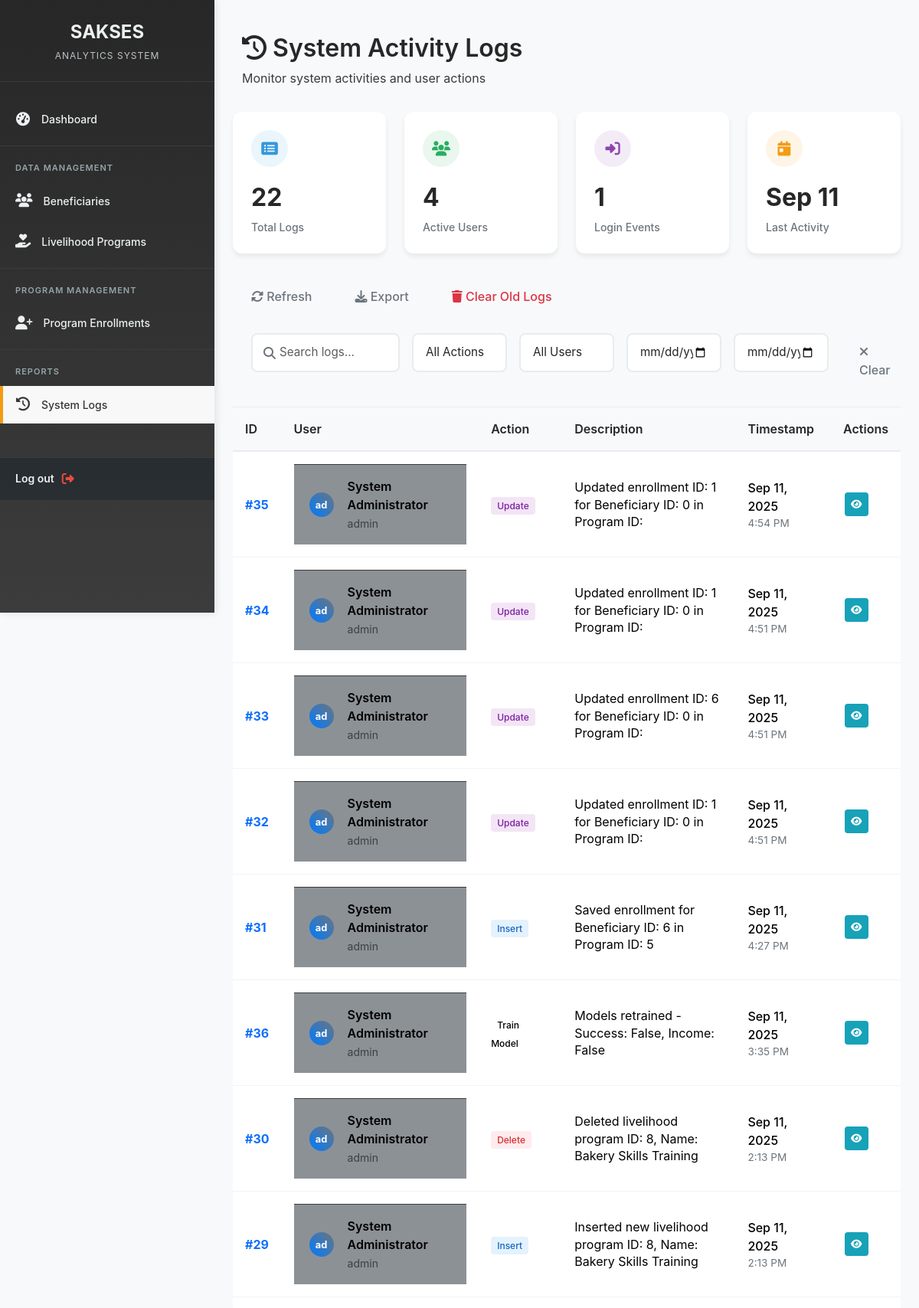
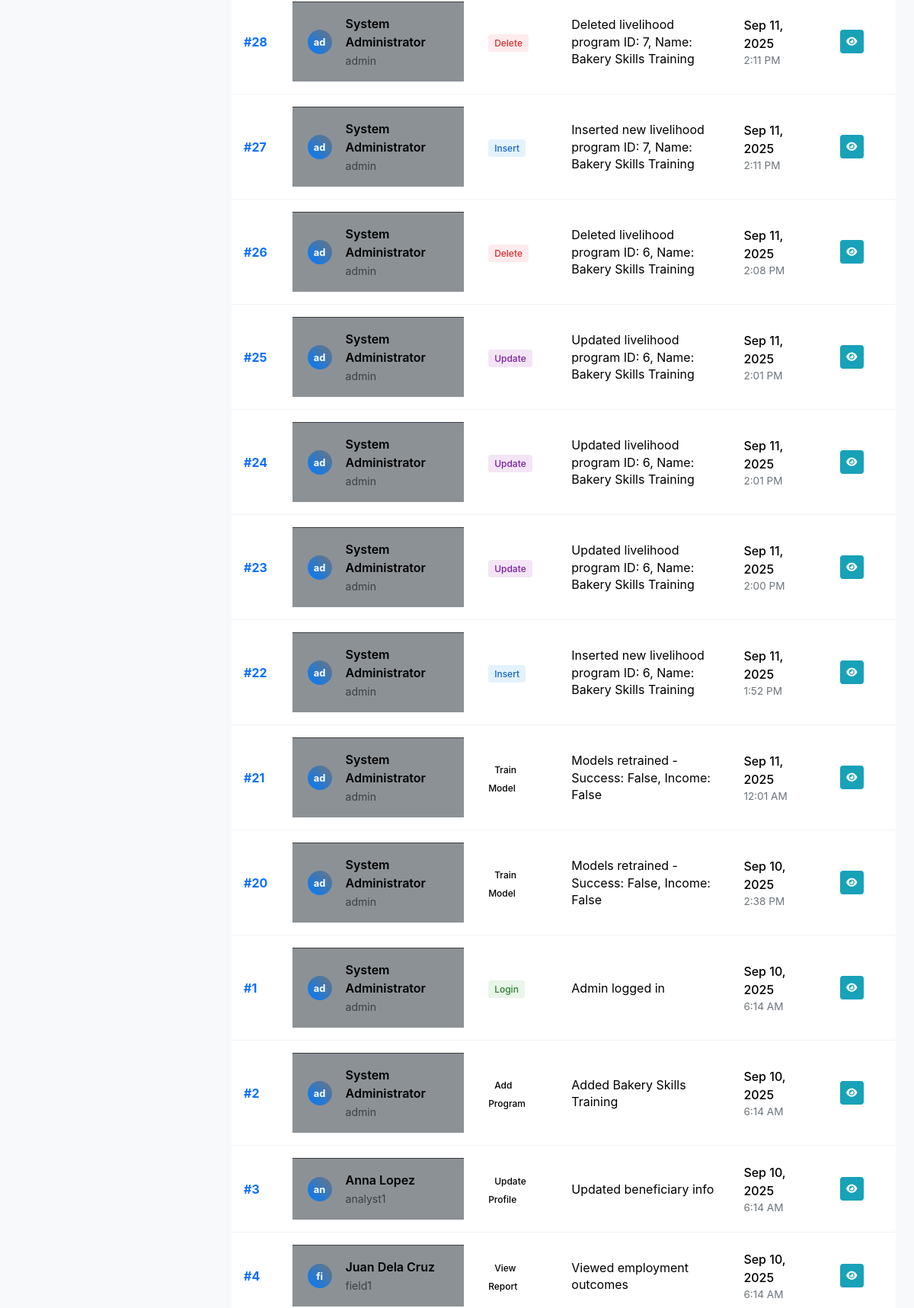
The page /components/systemlogs.php (upper part) on the database its author committed (2 pictures, top to bottom).
### tables this page shows
CREATE TABLE `system_logs` (
  `id` int(11) NOT NULL,
  `user_id` int(11) DEFAULT NULL,
  `action` varchar(100) NOT NULL,
  `description` text DEFAULT NULL,
  `created_at` timestamp NOT NULL DEFAULT current_timestamp()
);

### components/systemlogs.php (the view, shortened to what this page needs)
<!DOCTYPE html>
<html lang="en">
<?php
include "../backend/config.php";
$sql = "SELECT
    sl.id,
    sl.user_id,
    sl.action,
    sl.description,
    sl.created_at,
    CASE
        WHEN u.username IS NOT NULL THEN u.username
        ELSE 'System'
    END as username,
    CASE
        WHEN u.first_name IS NOT NULL AND u.last_name IS NOT NULL
        THEN CONCAT(u.first_name, ' ', u.last_name)
        ELSE 'System User'
    END as full_name,
    u.role
FROM system_logs sl
LEFT JOIN users u ON sl.user_id = u.id
ORDER BY sl.created_at DESC";
$result = $conn->query($sql);
$logs = $result->fetch_all(MYSQLI_ASSOC);
$stats_sql = "SELECT
    COUNT(*) as total_logs,
    COUNT(CASE WHEN sl.action = 'login' THEN 1 END) as login_count,
    COUNT(CASE WHEN sl.action LIKE '%Insert%' OR sl.action LIKE '%add%' THEN 1 END) as create_count,
    COUNT(CASE WHEN sl.action LIKE '%Update%' OR sl.action LIKE '%update%' THEN 1 END) as update_count,
    COUNT(CASE WHEN sl.action LIKE '%Delete%' OR sl.action LIKE '%delete%' THEN 1 END) as delete_count,
    COUNT(DISTINCT sl.user_id) as active_users,
    DATE(MAX(sl.created_at)) as last_activity_date
FROM system_logs sl";
$stats_result = $conn->query($stats_sql);
$stats = $stats_result->fetch_assoc();
?>
<head>
    <link href="https://cdn.jsdelivr.net/npm/bootstrap@5.3.8/dist/css/bootstrap.min.css" rel="stylesheet">
    <link rel="stylesheet" href="https://cdnjs.cloudflare.com/ajax/libs/font-awesome/6.7.2/css/all.min.css">
    <link rel="stylesheet" href="../styles/sidebar.css">
    <link rel="stylesheet" href="../styles/beneficiaries.css">
</head>
<body>
    <?php include 'sidebar.php'; ?>
    <div class="main-content p-4">
        <div class="page-header">
            <div class="container-fluid">
                <h1 class="page-title">
                    <i class="fas fa-history"></i>
                    System Activity Logs
                </h1>
                <p class="page-subtitle">Monitor system activities and user actions</p>
            </div>
        </div>
        <div class="stats-grid">
            <div class="stat-card">
                <div class="stat-icon primary">
                    <i class="fas fa-list-alt"></i>
                </div>
                <div class="stat-value"><?php echo number_format($stats['total_logs']); ?></div>
                <div class="stat-label">Total Logs</div>
            </div>
            <div class="stat-card">
                <div class="stat-icon success">
                    <i class="fas fa-users"></i>
                </div>
                <div class="stat-value"><?php echo number_format($stats['active_users']); ?></div>
                <div class="stat-label">Active Users</div>
            </div>
            <div class="stat-card">
                <div class="stat-icon info">
                    <i class="fas fa-sign-in-alt"></i>
                </div>
                <div class="stat-value"><?php echo number_format($stats['login_count']); ?></div>
                <div class="stat-label">Login Events</div>
            </div>
            <div class="stat-card">
                <div class="stat-icon warning">
                    <i class="fas fa-calendar-day"></i>
                </div>
                <div class="stat-value"><?php echo $stats['last_activity_date'] ? date('M d', strtotime($stats['last_activity_date'])) : 'N/A'; ?></div>
                <div class="stat-label">Last Activity</div>
            </div>
        </div>
        <div class="beneficiaries-card">
            <div class="d-flex gap-2">
                <button class="btn btn-outline-secondary btn-custom" onclick="refreshLogs()">
                    <i class="fas fa-sync-alt"></i> Refresh
                </button>
                <button class="btn btn-outline-secondary btn-custom" onclick="exportLogs()">
                    <i class="fas fa-download"></i> Export
                </button>
                <button class="btn btn-outline-danger btn-custom" onclick="clearOldLogs()">
                    <i class="fas fa-trash"></i> Clear Old Logs
                </button>
            </div>
            <div class="filter-bar">
                <div class="row g-3">
                    <div class="col-md-3">
                        <div class="search-box">
                            <i class="fas fa-search search-icon"></i>
                            <input type="text" class="form-control search-input" id="searchInput"
                                placeholder="Search logs...">
                        </div>
                    </div>
                    <div class="col-md-2">
                        <select class="form-select filter-select" id="actionFilter">
                            <option value="">All Actions</option>
                        </select>
                    </div>
                    <div class="col-md-2">
                        <select class="form-select filter-select" id="userFilter">
                            <option value="">All Users</option>
                        </select>
                    </div>
                    <div class="col-md-2">
                        <input type="date" class="form-control filter-select" id="dateFromFilter" title="From Date">
                    </div>
                    <div class="col-md-2">
                        <input type="date" class="form-control filter-select" id="dateToFilter" title="To Date">
                    </div>
                    <div class="col-md-1">
                        <button class="btn btn-outline-secondary w-100 btn-custom" onclick="clearFilters()">
                            <i class="fas fa-times"></i> Clear
                        </button>
                    </div>
                </div>
            </div>
            <div class="table-responsive">
                <table class="table beneficiaries-table">
                    <thead>
                        <tr>
                            <th>ID</th>
                            <th>User</th>
                            <th>Action</th>
                            <th>Description</th>
                            <th>Timestamp</th>
                            <th>Actions</th>
                        </tr>
                    </thead>
                    <tbody id="logsTableBody">
                        <?php foreach ($logs as $log): ?>
                            <tr class="log-row" data-log='<?php echo json_encode($log); ?>'>
                                <td>
                                    <span class="fw-bold text-primary">#<?php echo $log['id']; ?></span>
                                </td>
                                <td>
                                    <div class="user-info">
                                        <div class="user-avatar <?php echo $log['user_id'] ? '' : 'system'; ?>">
                                            <?php echo $log['user_id'] ? substr($log['username'], 0, 2) : 'SYS'; ?>
                                        </div>
                                        <div>
                                            <div class="fw-semibold"><?php echo htmlspecialchars($log['full_name']); ?></div>
                                            <small class="text-muted"><?php echo htmlspecialchars($log['username']); ?></small>
                                        </div>
                                    </div>
                                </td>
                                <td>
                                    <span class="log-action-badge action-<?php echo strtolower(str_replace('_', '', $log['action'])); ?>">
                                        <?php echo ucwords(str_replace('_', ' ', $log['action'])); ?>
                                    </span>
                                </td>
                                <td>
                                    <div class="log-description">
                                        <?php echo htmlspecialchars($log['description']); ?>
                                    </div>
                                </td>
                                <td>
                                    <div class="fw-medium"><?php echo date('M d, Y', strtotime($log['created_at'])); ?></div>
                                    <div class="time-info"><?php echo date('g:i A', strtotime($log['created_at'])); ?>
                                    </div>
                                </td>
                                <td>
                                    <button class="action-btn" onclick="viewLogDetails(<?php echo $log['id']; ?>)" title="View Details">
                                        <i class="fas fa-eye"></i>
                                    </button>
                                </td>
                            </tr>
                        <?php endforeach; ?>
                    </tbody>
                </table>
            </div>
        </div>
    </div>
</body>
</html>

### components/sidebar.php (shortened to what this page needs)
<!DOCTYPE html>
<html lang="en">
<head>
</head>
<body>
    <div class="desktop-sidebar d-none d-md-block">
        <div class="sidebar-header">
            <div class="logo">SAKSES</div>
            <div class="logo-subtitle">Analytics System</div>
        </div>
        <ul class="nav-menu">
            <li class="nav-item">
                <a href="index.php" class="nav-link-custom <?php echo basename($_SERVER['PHP_SELF']) == 'index.php' ? 'active' : '' ?>">
                    <i class="fas fa-tachometer-alt nav-icon"></i>
                    <span class="nav-text">Dashboard</span>
                </a>
            </li>
            <div class="nav-section">Data Management</div>
            <li class="nav-item">
                <a href="beneficiaries.php" class="nav-link-custom <?php echo basename($_SERVER['PHP_SELF']) == 'beneficiaries.php' ? 'active' : '' ?>">
                    <i class="fas fa-users nav-icon"></i>
                    <span class="nav-text">Beneficiaries</span>
                </a>
            </li>
            <li class="nav-item">
                <a href="./livelihood.php" class="nav-link-custom <?php echo basename($_SERVER['PHP_SELF']) == 'livelihood.php' ? 'active' : '' ?>">
                    <i class="fa-solid fa-hand-holding-heart nav-icon"></i>
                    <span class="nav-text">Livelihood Programs</span>
                </a>
            </li>
            <div class="nav-section">Program Management</div>
            <li class="nav-item">
                <a href="./program_enrollments.php" class="nav-link-custom <?php echo basename($_SERVER['PHP_SELF']) == 'program_enrollments.php' ? 'active' : '' ?>">
                    <i class="fas fa-user-plus nav-icon"></i>
                    <span class="nav-text">Program Enrollments</span>
                </a>
            </li>
            <div class="nav-section">Reports</div>
            <li class="nav-item">
                <a href="./systemlogs.php" class="nav-link-custom <?php echo basename($_SERVER['PHP_SELF']) == 'systemlogs.php' ? 'active' : '' ?>">
                    <i class="fas fa-history nav-icon"></i>
                    <span class="nav-text">System Logs</span>
                </a>
            </li>
        </ul>
        <div class="user-info">
            <div class="user-profile">
                <div class="user-details">
                    <div class="user-name">Log out</div>
                </div>
                <i class="fas fa-sign-out-alt logout-btn" onclick="logout()"></i>
            </div>
        </div>
    </div>
</body>
</html>

### styles/sidebar.css (style rules this page uses)
:root { --sidebar-width: 280px; --primary-color: #272727; --secondary-color: #3c3c3c; --accent-color: #3498db; --success-color: #27ae60; --warning-color: #f39c12; --danger-color: #e74c3c; --light-color: #ecf0f1; --muted-color: #95a5a6; }
* { margin: 0; padding: 0; box-sizing: border-box; }
body { font-family: 'Segoe UI', Tahoma, Geneva, Verdana, sans-serif; background-color: #f8f9fa; overflow-x: hidden; }
.desktop-sidebar { width: var(--sidebar-width); height: 100vh; background: linear-gradient(180deg, var(--primary-color) 0%, var(--secondary-color) 100%); position: fixed; left: 0; top: 0; z-index: 1000; overflow-y: auto; box-shadow: 2px 0 10px rgba(0, 0, 0, 0.1); transition: all 0.3s ease; }
.sidebar-header { padding: 1.5rem; border-bottom: 1px solid var(--secondary-color); text-align: center; }
.logo { color: var(--light-color); font-size: 1.5rem; font-weight: bold; margin-bottom: 0.25rem; }
.logo-subtitle { color: #bdc3c7; font-size: 0.75rem; text-transform: uppercase; letter-spacing: 1px; }
.nav-menu { list-style: none; padding: 1.5rem 0; }
.nav-item { margin-bottom: 0.25rem; }
.nav-link-custom { display: flex; align-items: center; padding: 0.875rem 1.25rem; color: var(--light-color); text-decoration: none; transition: all 0.3s ease; position: relative; }
.nav-link-custom.active { background-color: #f8f8f8; color: rgb(55, 55, 55); }
.nav-link-custom.active::before { content: ''; position: absolute; left: 0; top: 0; width: 4px; height: 100%; background-color: var(--warning-color); }
.nav-icon { font-size: 1.125rem; margin-right: 0.875rem; min-width: 20px; text-align: center; }
.nav-text { font-size: 0.875rem; font-weight: 500; }
.nav-section { padding: 1.25rem 1.25rem 0.625rem; color: var(--muted-color); font-size: 0.6875rem; text-transform: uppercase; letter-spacing: 1px; font-weight: 600; border-top: 1px solid var(--secondary-color); margin-top: 0.625rem; }
.user-info { background-color: rgba(26, 37, 47, 0.5); padding: 1rem 1.25rem; border-top: 1px solid var(--secondary-color); }
.user-profile { display: flex; align-items: center; }
.user-avatar { width: 40px; height: 40px; border-radius: 50%; background: var(--accent-color); display: flex; align-items: center; justify-content: center; color: white; font-weight: bold; margin-right: 0.625rem; flex-shrink: 0; }
.user-details { flex: 1; }
.user-name { color: var(--light-color); font-size: 0.875rem; font-weight: 600; margin-bottom: 0.125rem; }
.logout-btn { color: var(--danger-color); font-size: 1rem; cursor: pointer; margin-left: 0.625rem; flex-shrink: 0; transition: color 0.3s ease; }

### components/systemlogs.php (style rules this page uses)
.log-action-badge { font-size: 0.75rem; padding: 0.25rem 0.5rem; border-radius: 0.25rem; font-weight: 500; }
.action-login { background-color: #e8f5e8; color: #2e7d32; }
.action-insert, .action-add { background-color: #e3f2fd; color: #1565c0; }
.action-update { background-color: #f3e5f5; color: #7b1fa2; }
.action-delete { background-color: #ffebee; color: #d32f2f; }
.user-info { display: flex; align-items: center; gap: 0.5rem; }
.user-avatar { width: 32px; height: 32px; border-radius: 50%; background: linear-gradient(45deg, #007bff, #6c757d); display: flex; align-items: center; justify-content: center; color: white; font-weight: bold; font-size: 0.8rem; }
.log-description { max-width: 300px; word-wrap: break-word; line-height: 1.4; }
.time-info { font-size: 0.85rem; color: #6c757d; }
.action-btn { padding: 0.375rem 0.5rem; border: none; border-radius: 0.25rem; font-size: 0.8rem; cursor: pointer; transition: all 0.2s ease; background-color: #17a2b8; color: white; }
.log-row { transition: background-color 0.2s ease; }

### rows shown on the page
system_logs: id "35", username "ad", full_name "System Administrator", username "admin", action "Update", description "Updated enrollment ID: 1 for Beneficiary ID: 0 in Program ID:", created_at "Sep 11, 2025", created_at "4:54 PM"
system_logs: id "34", username "ad", full_name "System Administrator", username "admin", action "Update", description "Updated enrollment ID: 1 for Beneficiary ID: 0 in Program ID:", created_at "Sep 11, 2025", created_at "4:51 PM"
system_logs: id "33", username "ad", full_name "System Administrator", username "admin", action "Update", description "Updated enrollment ID: 6 for Beneficiary ID: 0 in Program ID:", created_at "Sep 11, 2025", created_at "4:51 PM"
system_logs: id "32", username "ad", full_name "System Administrator", username "admin", action "Update", description "Updated enrollment ID: 1 for Beneficiary ID: 0 in Program ID:", created_at "Sep 11, 2025", created_at "4:51 PM"
system_logs: id "31", username "ad", full_name "System Administrator", username "admin", action "Insert", description "Saved enrollment for Beneficiary ID: 6 in Program ID: 5", created_at "Sep 11, 2025", created_at "4:27 PM"
system_logs: id "36", username "ad", full_name "System Administrator", username "admin", action "Train Model", description "Models retrained - Success: False, Income: False", created_at "Sep 11, 2025", created_at "3:35 PM"
system_logs: id "30", username "ad", full_name "System Administrator", username "admin", action "Delete", description "Deleted livelihood program ID: 8, Name: Bakery Skills Training", created_at "Sep 11, 2025", created_at "2:13 PM"
system_logs: id "29", username "ad", full_name "System Administrator", username "admin", action "Insert", description "Inserted new livelihood program ID: 8, Name: Bakery Skills Training", created_at "Sep 11, 2025", created_at "2:13 PM"
system_logs: id "28", username "ad", full_name "System Administrator", username "admin", action "Delete", description "Deleted livelihood program ID: 7, Name: Bakery Skills Training", created_at "Sep 11, 2025", created_at "2:11 PM"
system_logs: id "27", username "ad", full_name "System Administrator", username "admin", action "Insert", description "Inserted new livelihood program ID: 7, Name: Bakery Skills Training", created_at "Sep 11, 2025", created_at "2:11 PM"
system_logs: id "26", username "ad", full_name "System Administrator", username "admin", action "Delete", description "Deleted livelihood program ID: 6, Name: Bakery Skills Training", created_at "Sep 11, 2025", created_at "2:08 PM"
system_logs: id "25", username "ad", full_name "System Administrator", username "admin", action "Update", description "Updated livelihood program ID: 6, Name: Bakery Skills Training", created_at "Sep 11, 2025", created_at "2:01 PM"
system_logs: id "24", username "ad", full_name "System Administrator", username "admin", action "Update", description "Updated livelihood program ID: 6, Name: Bakery Skills Training", created_at "Sep 11, 2025", created_at "2:01 PM"
system_logs: id "23", username "ad", full_name "System Administrator", username "admin", action "Update", description "Updated livelihood program ID: 6, Name: Bakery Skills Training", created_at "Sep 11, 2025", created_at "2:00 PM"
system_logs: id "22", username "ad", full_name "System Administrator", username "admin", action "Insert", description "Inserted new livelihood program ID: 6, Name: Bakery Skills Training", created_at "Sep 11, 2025", created_at "1:52 PM"
system_logs: id "21", username "ad", full_name "System Administrator", username "admin", action "Train Model", description "Models retrained - Success: False, Income: False", created_at "Sep 11, 2025", created_at "12:01 AM"
system_logs: id "20", username "ad", full_name "System Administrator", username "admin", action "Train Model", description "Models retrained - Success: False, Income: False", created_at "Sep 10, 2025", created_at "2:38 PM"
system_logs: id "1", username "ad", full_name "System Administrator", username "admin", action "Login", description "Admin logged in", created_at "Sep 10, 2025", created_at "6:14 AM"
system_logs: id "2", username "ad", full_name "System Administrator", username "admin", action "Add Program", description "Added Bakery Skills Training", created_at "Sep 10, 2025", created_at "6:14 AM"
system_logs: id "3", username "an", full_name "Anna Lopez", username "analyst1", action "Update Profile", description "Updated beneficiary info", created_at "Sep 10, 2025", created_at "6:14 AM"
system_logs: id "4", username "fi", full_name "Juan Dela Cruz", username "field1", action "View Report", description "Viewed employment outcomes", created_at "Sep 10, 2025", created_at "6:14 AM"

### other values the page prints
$stats['total_logs'] "22"
$stats['active_users'] "4"
$stats['login_count'] "1"
date('M d', strtotime($stats['last_activity_date'])) "Sep 11"
